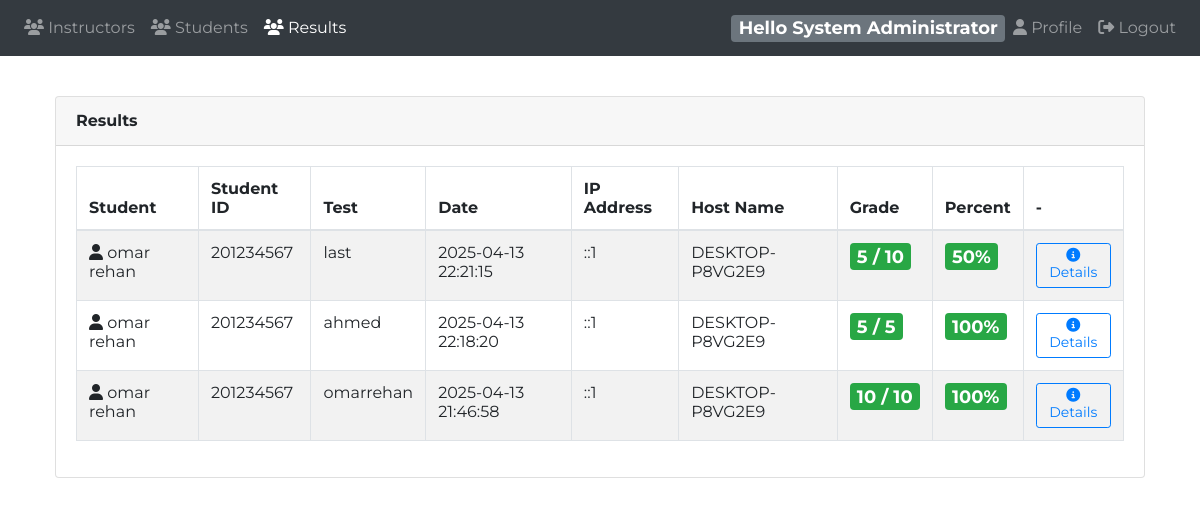
The app's page /instructor/?results (signed in), older data.
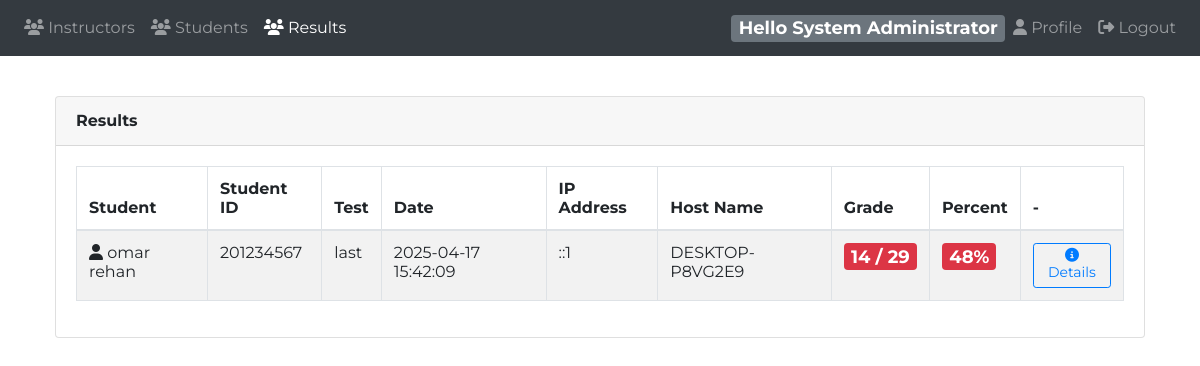
The same page, newer data.
### tables this page shows
CREATE TABLE `instructor` (
  `id` int(11) NOT NULL,
  `name` varchar(120) NOT NULL,
  `email` varchar(120) NOT NULL,
  `password` varchar(100) NOT NULL,
  `phone` varchar(13) NOT NULL,
  `password_token` varchar(100) DEFAULT NULL,
  `token_expire` timestamp NULL DEFAULT NULL,
  `suspended` int(11) NOT NULL DEFAULT 0,
  `isAdmin` tinyint(1) NOT NULL DEFAULT 0
);

CREATE TABLE `result` (
  `id` int(11) NOT NULL,
  `studentID` int(11) NOT NULL,
  `testID` int(11) NOT NULL,
  `groupID` int(11) DEFAULT NULL,
  `settingID` int(11) DEFAULT NULL,
  `startTime` timestamp NOT NULL DEFAULT current_timestamp(),
  `endTime` timestamp NULL DEFAULT NULL,
  `isTemp` tinyint(1) NOT NULL DEFAULT 1,
  `hostname` varchar(255) DEFAULT NULL,
  `ipaddr` varchar(15) DEFAULT NULL,
  `score` int(11) DEFAULT NULL
);

CREATE TABLE `student` (
  `id` int(11) NOT NULL,
  `name` varchar(255) DEFAULT NULL,
  `email` varchar(255) DEFAULT NULL,
  `phone` varchar(255) DEFAULT NULL,
  `password` varchar(255) DEFAULT NULL,
  `password_token` varchar(100) DEFAULT NULL,
  `token_expire` timestamp NULL DEFAULT NULL,
  `suspended` tinyint(1) DEFAULT 0,
  `sessionID` varchar(100) DEFAULT NULL
);

CREATE TABLE `test` (
  `id` int(11) NOT NULL,
  `name` varchar(255) DEFAULT NULL,
  `courseID` int(11) DEFAULT NULL,
  `deleted` tinyint(1) DEFAULT 0,
  `instructorID` int(11) DEFAULT NULL
);

### instructor/app/model/dbh.class.php (called while the page is built)
<?php
class dbh {
    private $host = "localhost";
    private $port = "3306";
    private $username = "root";
    private $password = "";
  private $dbName = "online_exam";
    public function connect() {
        try {
            $dsn = "mysql:host={$this->host};port={$this->port};dbname={$this->dbName};charset=utf8mb4";
            $pdo = new PDO($dsn, $this->username, $this->password);
            $pdo->setAttribute(PDO::ATTR_ERRMODE, PDO::ERRMODE_EXCEPTION);
            $pdo->setAttribute(PDO::ATTR_DEFAULT_FETCH_MODE, PDO::FETCH_ASSOC);
            return $pdo;
        } catch (PDOException $e) {
            die("   Eror Connection Database " . $e->getMessage());
        }
    }
}

### instructor/app/model/instructor.class.php (called while the page is built, shortened)
<?php
class Instructor extends dbh {
    public function getByEmail($email) {
        $sql = "SELECT id, name, password, email, phone, isAdmin FROM instructor WHERE email = :email";
        $stmt = $this->connect()->prepare($sql);
        $stmt->bindParam(":email", $email);
        $stmt->execute();
        return $stmt->fetch(PDO::FETCH_OBJ);
    }
}

### instructor/app/model/result.class.php (called while the page is built, shortened)
<?php
class Result extends Dbh {
    public function getAll() {
        if ($_SESSION['mydata']->isAdmin) {
            $query = "SELECT r.id, r.testID, t.name AS testName, s.name AS studentName,
                      r.studentID, r.startTime, r.endTime,
                      ipaddr, hostname,
                      getResultGrade(r.id) AS FinalGrade,
                      getResultMaxGrade(r.id) AS TestDegree
                      FROM result r
                      INNER JOIN test t ON t.id = r.testID
                      INNER JOIN student s ON s.id = r.studentID
                      GROUP BY t.id, r.id
                      ORDER BY r.endTime DESC";
            $statement = $this->connect()->prepare($query);
        }
        $statement->execute();
        $results = $statement->fetchAll(PDO::FETCH_OBJ);
        return $results;
    }
}
?>

### instructor/app/view/results.php (the view, shortened to what this page needs)
<?php
require_once 'header.php';
require_once 'navbar.php';
$res = new result;
		if(isset($_GET['needsReview'])){
			$review = $res->questionsNeedsReview();
			?>
			<div class="col-md-12">
				<div class="card">
					<div class="card-header">
						<strong class="card-title">Essay Answers Needs Review</strong>
						<a href="?results" type="button" class="btn btn-outline-primary float-right mb-1"><i class="fa fa-arrow-left"></i> Return To Results</a>
					</div>
					<div class="card-body">
						<table id="bootstrap-data-table" class="table table-striped table-bordered">
							<thead>
								<tr>
									<th>Student Name</th>
									<th>Question</th>
									<th>Student Answer</th>
									<th>-</th>
									<th>-</th>
								</tr>
							</thead>
							<tbody>
								<?php foreach($review as $question){?>
									<tr>
										<td><i class="fa fa-user"></i>
											<?php echo $question->StudentName ?>
										</td>
										<td>
											<?php echo $question->question ?>
										</td>
										<td>
											<?php echo $question->textAnswer ?>
										</td>
										<td>
											<form action="app/controller/result.inc.php?action=approveAnswer" method="POST" class="text-center">
												<input type="hidden" class="form-control" name="ansID" value="<?php echo $question->id ?>">
												<div class="form-row align-items-center" style="min-width:250px">
											    <div class="col-8 my-1">
											      <div class="input-group">
											        <input type="number" class="form-control" name="points" placeholder="Max(<?php echo $question->points ?>) Points" max="<?php echo $question->points ?>" min="1">
											     </div>
											    </div>
											      <button type="submit" class="btn btn-success"><i class="fa fa-check"></i></button>
											  </div>
											</form>
										</td>
										<td><a href="app/controller/result.inc.php?action=rejectAnswer&id=<?php echo $question->id ?>" class="btn btn-danger"><i class="fa fa-close"></i>Reject Answer</a></td>
									</tr>
									<?php } ?>
							</tbody>
						</table>
					</div>
				</div>
			</div>
    <?php
		}
    else{
			$_admin = new admin;
			$_student = new student;
			$res = new result;
			if(isset($_GET['studentID']) and $_SESSION['mydata']->isAdmin){
				$results = $_admin->getStudentResults($_GET['studentID']);
			}elseif(isset($_GET['studentID']) and !$_SESSION['mydata']->isAdmin){
				$results = $_student->getStudentResults($_GET['studentID']);
			}elseif(isset($_GET['testID']) and !$_SESSION['mydata']->isAdmin){
				$results = $res->getTestResults($_GET['testID']);
			}elseif(isset($_GET['groupID']) and !$_SESSION['mydata']->isAdmin){
				$results = $res->getGroupResults($_GET['groupID']);
			}else{
				$results = $res->getAll();
			} ?>
        <div class="col-md-12">
          <div class="card">
            <div class="card-header">
              <strong class="card-title"><?php echo ((isset($_GET['studentID']) && $results)?('Student ['. $results[0]->studentName) . ']':(isset($_GET['code'])?('Code ' . $_GET['code']):'')) ?> Results</strong>
						</div>
            <div class="card-body">
              <table id="ResultsTable" class="table table-striped table-bordered">
                <thead>
                  <tr>
                    <th>Student</th>
                    <th>Student ID</th>
                    <th>Test</th>
                    <th>Date</th>
                    <th>IP Address</th>
                    <th>Host Name</th>
                    <th>Grade</th>
                    <th>Percent</th>
                    <th>-</th>
                  </tr>
                </thead>
                <tbody>
            <?php foreach($results as $result){
									$percent = round(($result->TestDegree != 0)?(($result->FinalGrade / $result->TestDegree) * 100):0);
						?>
                    <tr>
                      <td><i class="fa fa-user"></i>
                        <?php echo $result->studentName ?>
                      </td>
                      <td>
                        <?php echo $result->studentID ?>
                      </td>
                      <td>
                        <?php echo $result->testName ?>
                      </td>
                      <td>
                        <?php echo $result->endTime ?>
                      </td>
                      <td>
                        <?php echo $result->ipaddr ?>
                      </td>
                      <td>
                        <?php echo $result->hostname ?>
                      </td>
                      <td><span class="badge badge-<?php echo (($percent < 50) ? 'danger':'success') ?>"><?php echo $result->FinalGrade . ' / ' . $result->TestDegree ?></span></td>
                      <td>
                        <?php echo (($percent < 50) ? ('<span class="badge badge-danger">' . $percent . '%') : ('<span class="badge badge-success">' . $percent . '%')) ?>
                      </td>
                      <td><a href="?results&id=<?php echo $result->id ?>" class="btn btn-outline-primary btn-sm"><i class="fa fa-info-circle"></i>Details</a></td>
                    </tr>
                    <?php } ?>
                </tbody>
              </table>
            </div>
          </div>
        </div>
        <?php } ?>
          <?php
require_once 'footer.php';
?>

### instructor/index.php (shortened to what this page needs)
<?php
$inst = new instructor();
if (isset($_SESSION['mydata']) and !$_SESSION['mydata']->isAdmin and $inst->checkAccount($_SESSION['mydata']->id)) {
    if (isset($_GET['questions'])) {
        require_once 'app/view/questions.php';
    } elseif (isset($_GET['tests'])) {
        require_once 'app/view/tests.php';
    } elseif (isset($_GET['groups'])) {
        require_once 'app/view/groups.php';
    } elseif (isset($_GET['courses'])) {
        require_once 'app/view/courses.php';
    } elseif (isset($_GET['users'])) {
        require_once 'app/view/users.php';
    } elseif (isset($_GET['results'])) {
        require_once 'app/view/results.php';
    } elseif (isset($_GET['profile'])) {
        require_once 'app/view/profile.php';
    } elseif (isset($_GET['assign'])) {
        require_once 'app/view/assign.php';
    } elseif (isset($_GET['students'])) {
        require_once 'app/view/students.php';
    } elseif (isset($_GET['logout'])) {
      unset($_SESSION['mydata']);
      header("Location: ../index.php");
        require_once 'app/view/login.php';
    } else {
        require_once 'app/view/courses.php';
    }
}elseif (isset($_SESSION['mydata']) and $_SESSION['mydata']->isAdmin) {
  if (isset($_GET['students'])) {
      require_once 'app/view/admin_students.php';
  } elseif (isset($_GET['results'])) {
      require_once 'app/view/results.php';
  } elseif (isset($_GET['profile'])) {
      require_once 'app/view/profile.php';
  } elseif (isset($_GET['logout'])) {
    unset($_SESSION['mydata']);
    header("Location: ../index.php");
      require_once 'app/view/login.php';
  } else {
      require_once 'app/view/admin_instructors.php';
  }
}

### instructor/app/view/header.php (shortened to what this page needs)
<html>
<head>
		<link rel="stylesheet" href="../style/css/icheck-bootstrap.min.css">
		<link rel="stylesheet" type="text/css" href="https://stackpath.bootstrapcdn.com/bootstrap/4.4.1/css/bootstrap.min.css" rel="stylesheet">
		<link rel="stylesheet" type="text/css" href="https://cdn.datatables.net/v/dt/dt-1.10.20/b-1.6.1/b-flash-1.6.1/b-html5-1.6.1/b-print-1.6.1/r-2.2.3/sl-1.3.1/datatables.min.css"/>
	  <link rel="stylesheet" href="https://cdnjs.cloudflare.com/ajax/libs/tempusdominus-bootstrap-4/5.0.0-alpha14/css/tempusdominus-bootstrap-4.min.css" />
		<link rel="stylesheet" type="text/css" href="style/css/summernote-lite.min.css">
		<link rel="stylesheet" type="text/css" href="style/css/instructor.css">
		<link rel="stylesheet" type="text/css" href="style/css/percent.css" />
</head>
<body style="min-width:700px">

### instructor/app/view/navbar.php (shortened to what this page needs)
<?php
$obj = new instructor();
$usr = $obj->getByEmail($_SESSION['mydata']->email);
?>
<body>
  <nav class="navbar navbar-icon-top navbar-expand-lg navbar-dark bg-dark">
    <div class="collapse navbar-collapse" id="navbarSupportedContent">
      <ul class="navbar-nav mr-auto">
        <?php
          if($_SESSION['mydata']->isAdmin){ ?>
            <li class="nav-item <?php echo (isset($_GET['instructors'])?'active':'') ?>">
              <a class="nav-link" href="?instructors">
                <i class="fa fa-group"></i>
                Instructors
              </a>
            </li>
            <li class="nav-item <?php echo (isset($_GET['students'])?'active':'') ?>">
              <a class="nav-link" href="?students">
                <i class="fa fa-group"></i>
                Students
              </a>
            </li>
            <li class="nav-item <?php echo (isset($_GET['results'])?'active':'') ?>">
              <a class="nav-link" href="?results">
                <i class="fa fa-group"></i>
                Results
              </a>
            </li>
<?php } ?>
      </ul>
      <span class="badge badge-secondary">Hello <?php echo $_SESSION['mydata']->name ?></span>
      <ul class="navbar-nav ">
        <li class="nav-item">
          <a class="nav-link" href="?profile">
            <i class="fa fa-user"></i>
            Profile
          </a>
        </li>
        <li class="nav-item">
          <a class="nav-link" href="?logout">
            <i class="fa fa-sign-out"></i>
            Logout
          </a>
        </li>
      </ul>
    </div>
  </nav>

### instructor/app/view/footer.php (shortened to what this page needs)
</body>
</body>
</html>

### instructor/style/css/instructor.css (style rules this page uses)
body { font-family: 'Montserrat', sans-serif; min-width: 600px; }
a { cursor: pointer; text-decoration: none; }
.badge { font-size: 18; }
.card { margin: 40px; }

Row changes from the older to the newer data that the page shows:
removed result: studentID.name "omar rehan", studentID "201234567", testID.name "last", endTime "2025-04-13 22:21:15", ipaddr "::1", hostname "DESKTOP-P8VG2E9", FinalGrade "5", TestDegree "10", percent "50"
removed result: studentID.name "omar rehan", studentID "201234567", testID.name "ahmed", endTime "2025-04-13 22:18:20", ipaddr "::1", hostname "DESKTOP-P8VG2E9", FinalGrade "5", TestDegree "5", percent "100"
removed result: studentID.name "omar rehan", studentID "201234567", testID.name "omarrehan", endTime "2025-04-13 21:46:58", ipaddr "::1", hostname "DESKTOP-P8VG2E9", FinalGrade "10", TestDegree "10", percent "100"
added result: studentID.name "omar rehan", studentID "201234567", testID.name "last", endTime "2025-04-17 15:42:09", ipaddr "::1", hostname "DESKTOP-P8VG2E9", FinalGrade "14", TestDegree "29", percent "48"
